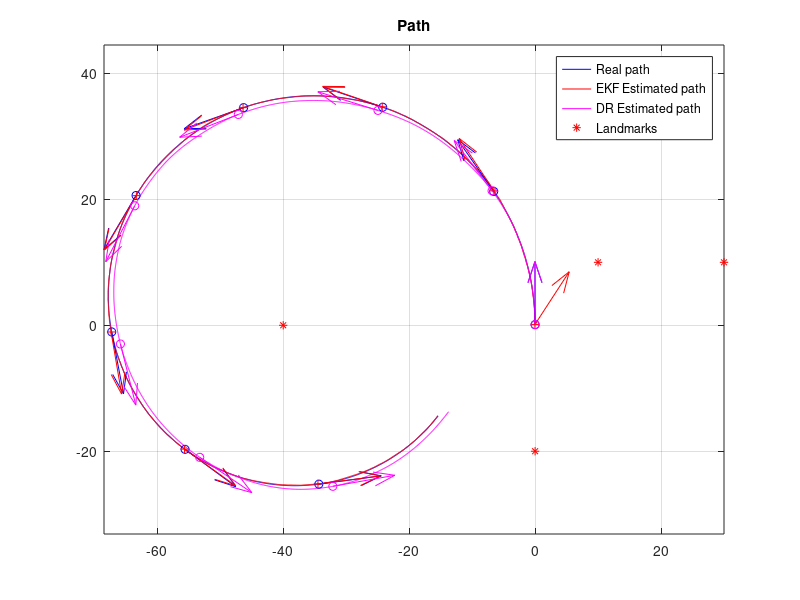
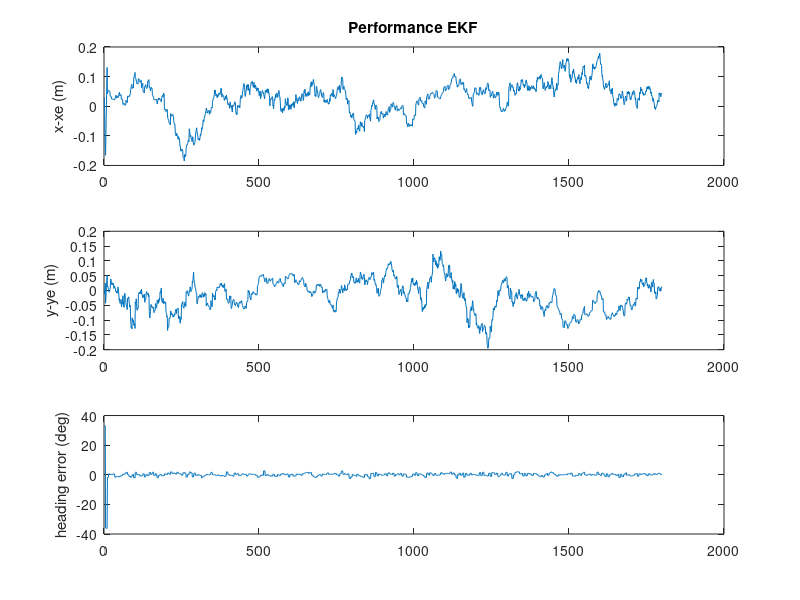
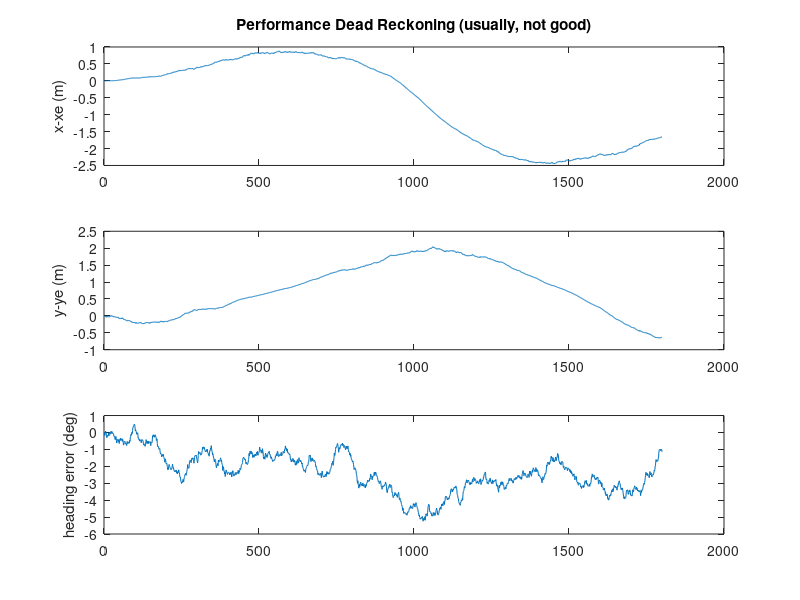

Source code (MATLAB) for these figures, in order:
%Author: <Satish Chandra Verma>
%Applying EKF for map-based robot localization

%Processing bearing (angle) observations
%Program: Solution for AAS, T1.2020, Project2.part 1 A
function main()
stdDevGyro = 2*pi/180 ;
stdDevSpeed = 0.15 ;   % We simulate a lot of error!  (very difficult case).
sdev_rangeMeasurement = 0.25 ;          % std. of noise in range measurements. 0.25m
Dt=0.05 ;                       % "sample time", 50ms
Li = 1800 ;                     % "experiment" duration, in iterations
DtObservations=0.250 ;          % laser "sample time" (for observations), 4Hz, approximately
n_usedLanmarks = 5 ;    %it must be : 0 < n_usedLanmarks <5, but you can modify the function "CreateSomeMap()" to extend it.
global NavigationMap;
NavigationMap = CreateSomeMap(n_usedLanmarks) ;  %creates a artificial map!
Xe = [ 0; 0;pi/2 ] ;
P = zeros(3,3) ;            % initial quality --> perfect (covariance =zero )
Xdr = [ 0; 0;pi/2 ] ;
Xreal_History= zeros(3,Li) ;
Xe_History= zeros(3,Li) ;
XeDR_History= zeros(3,Li) ;
Q = diag( [ (0.01)^2 ,(0.01)^2 , (1*pi/180)^2]) ;
time=0 ;
InitSimulation(stdDevSpeed,stdDevGyro,sdev_rangeMeasurement,DtObservations);
clc();
disp('Running full simulation, OFF line. Please wait...');
for i=1:Li     % loop
   % pause(0.01) ;
    time = time+Dt ;
    SimuPlatform(time,Dt);      % because NOW I do not have a real system, I simulate it.
    [Noisy_speed,Noisy_GyroZ]=GetProcessModelInputs();
    Xdr    = RunProcessModel(Xdr,Noisy_speed,Noisy_GyroZ,Dt) ;
    J = [ [1,0,-Dt*Noisy_speed*sin(Xe(3))  ]  ; [0,1,Dt*Noisy_speed*cos(Xe(3))] ;    [ 0,0,1 ] ] ;
    P = J*P*J'+Q ;
    Xe    = RunProcessModel(Xe,Noisy_speed,Noisy_GyroZ,Dt) ;
    [nDetectedLandmarks,MasuredRanges,measuredAngle,IDs]=GetObservationMeasurements();
    if nDetectedLandmarks>0     % any laser data and detected landmarks?
        for u=1:nDetectedLandmarks
            ID = IDs(u);            % landmark ID?    (in "real life", this is provided by the "data association")
            eDX = (NavigationMap.landmarks(ID,1)-Xe(1)) ;      % (xu-x)
            eDY = (NavigationMap.landmarks(ID,2)-Xe(2)) ;      % (yu-y)
            eDD = sqrt( eDX*eDX + eDY*eDY ) ; %   so : sqrt( (xu-x)^2+(yu-y)^2 )
            eDD2=eDX*eDX + eDY*eDY ;
            H1 = [  -eDX/eDD , -eDY/eDD , 0 ] ;   % Jacobian of h(X); size 1x3
            H2 =[  eDY/eDD2 , -eDX/eDD2 , -1 ] ;
            H=[H1;H2];
            ExpectedRange = eDD ;   % just a coincidence: we already calculated them for the Jacobian, so I reuse i                  % Evaluate residual (innovation)  "Y-h(Xe)"

              angle_e=eDY./eDX;
              phi_02=Xe(3);
              exp_angle= atan(angle_e)-phi_02+pi/2;
            z1  = MasuredRanges(u) - ExpectedRange ;
            z2= measuredAngle(u) -exp_angle;
            z=[z1;z2];
            R1 = sdev_rangeMeasurement*sdev_rangeMeasurement*4 ;
            R2= stdDevGyro*stdDevGyro*0.45;
            R=[R1 0; 0 R2];
            S = R + H*P*H' ;
            iS=inv(S);                 % iS = inv(S) ;   % in this case S is 1x1 so inv(S) is just 1/S
            K = P*H'*iS ;           % Kalman gain
            Xe = Xe+K*z ;       % update the  expected value
            P = P-K*H*P ;       % update the Covariance % i.e. "P = P-P*H'*iS*H*P"  )
        end
    end
     Xreal_History(:,i) = GetCurrentSimulatedState() ;
     Xe_History(:,i)    = Xe ;
     XeDR_History(:,i)  = Xdr ;
end                           % end of while loop
fprintf('Done. Showing results, now..\n');
SomePlots(Xreal_History,Xe_History,XeDR_History,NavigationMap) ;
return ;
function Xnext=RunProcessModel(X,speed,GyroZ,dt)
    Xnext = X + dt*[ speed*cos(X(3)) ;  speed*sin(X(3)) ; GyroZ ] ;
return ;
function [ranges,angle,IDs] = GetMeasurementsFomNearbyLandmarks(X,map) %Changes made here

    if map.nLandmarks>0
        dx= map.landmarks(:,1) - X(1) ;
        dy= map.landmarks(:,2) - X(2) ;
        ranges = sqrt((dx.*dx + dy.*dy)) ;
        angle1=dy./dx;
        phi=X(3);
        angle= atan(angle1)-phi+pi/2;
        IDs = [1:map.nLandmarks];
    else
        IDs=[];ranges=[];angle=[];
    end
return ;%
function [speed,GyroZ] = SimuControl(X,t)
    speed = 2 ;                                         % cruise speed, 2m/s  ( v ~ 7km/h)
    GyroZ = 3*pi/180 + sin(0.1*2*pi*t/50)*.02 ;         % some crazy driver moving the steering wheel...
return ;
function map = CreateSomeMap(n_used)
    n_used = max(0,min(4,n_used));      % accepts no less than 1, no more than 4.
    landmarks = [  [ -40,0 ];[ -0,-20 ];[ 10,10 ] ;[ 30,10 ]  ] ;
    map.landmarks = landmarks(1:n_used,:) ;
    map.nLandmarks = n_used ;
return ;
function InitSimulation(stdDevSpeed,stdDevGyro,sdev_rangeMeasurement,DtObservations)
    global ContextSimulation;
    ContextSimulation.Xreal = [ 0; 0;pi/2 ] ;     % [x;y;phi]
    ContextSimulation.stdDevSpeed = stdDevSpeed;
    ContextSimulation.stdDevGyro = stdDevGyro;
    ContextSimulation.Xreal = [0;0;pi/2];
    ContextSimulation.speed=0;
    ContextSimulation.GyroZ=0;
    ContextSimulation.sdev_rangeMeasurement=sdev_rangeMeasurement;
    ContextSimulation.DtObservations=DtObservations;
    ContextSimulation.timeForNextObservation= 0;
    ContextSimulation.CurrSimulatedTime=0;
return;
function [Noisy_speed,Noisy_GyroZ]=GetProcessModelInputs()
    global ContextSimulation;
    Noisy_speed =ContextSimulation.speed+ContextSimulation.stdDevSpeed*randn(1) ;
    Noisy_GyroZ =ContextSimulation.GyroZ+ContextSimulation.stdDevGyro*randn(1);
return;
function  SimuPlatform(time,Dt)
    global ContextSimulation;
    [ContextSimulation.speed,ContextSimulation.GyroZ] = SimuControl(ContextSimulation.Xreal,time) ;      % read kinematic model inputs, ideal ones
    ContextSimulation.Xreal = RunProcessModel(ContextSimulation.Xreal,ContextSimulation.speed,ContextSimulation.GyroZ,Dt) ;
    ContextSimulation.CurrSimulatedTime = ContextSimulation.CurrSimulatedTime+Dt;
return;
function [nDetectedLandmarks,MasuredRanges,measuredAngle,IDs]=GetObservationMeasurements(map)
    global ContextSimulation NavigationMap;
    if ContextSimulation.CurrSimulatedTime<ContextSimulation.timeForNextObservation
        nDetectedLandmarks=0;
        MasuredRanges=[];
        measuredAngle=[];
        IDs=[];
        return ;
    end
    ContextSimulation.timeForNextObservation = ContextSimulation.timeForNextObservation+ContextSimulation.DtObservations;
        [RealRanges,angle,IDs] = GetMeasurementsFomNearbyLandmarks(ContextSimulation.Xreal,NavigationMap) ;
        nDetectedLandmarks = length(RealRanges) ;
        if (nDetectedLandmarks<1)       % no detected landmarks...
            MasuredRanges=[];   IDs=[];  measuredAngle=[];  return ;
        end
        noiseInMeasurements= ContextSimulation.sdev_rangeMeasurement*randn(size(RealRanges));
        noiseInangle= ContextSimulation.stdDevGyro*randn(size(angle));
        MasuredRanges = RealRanges +  noiseInMeasurements ;
        measuredAngle=angle+noiseInangle;

 return;
    function X=GetCurrentSimulatedState()
        global ContextSimulation;
        X=ContextSimulation.Xreal;
     return;
% --- This is JUST for ploting the results
function SomePlots(Xreal_History,Xe_History,Xdr_History,map)
figure(2) ; clf ; hold on ;
plot(Xreal_History(1,:),Xreal_History(2,:),'b') ;
plot(Xe_History(1,:),Xe_History(2,:),'r') ;
plot(Xdr_History(1,:),Xdr_History(2,:),'m') ;
if (map.nLandmarks>0),
    plot(map.landmarks(:,1),map.landmarks(:,2),'*r') ;
    legend({'Real path','EKF Estimated path','DR Estimated path','Landmarks'});
else
    legend({'Real path','EKF Estimated path','DR Estimated path'});
end
ii = [1:225:length(Xe_History(1,:))] ;
m=10;
quiver(Xreal_History(1,ii),Xreal_History(2,ii),m*cos(Xreal_History(3,ii)),m*sin(Xreal_History(3,ii)),'b','AutoScale','off','Marker','o' ) ;
quiver(Xe_History(1,ii),Xe_History(2,ii),m*cos(Xe_History(3,ii)),m*sin(Xe_History(3,ii)),'r','AutoScale','off','Marker','+') ;
quiver(Xdr_History(1,ii),Xdr_History(2,ii),m*cos(Xdr_History(3,ii)),m*sin(Xdr_History(3,ii)),'m','AutoScale','off','Marker','o' ) ;
axis equal ;
title('Path') ;
zoom on ; grid on; box on;
% --------- plot errors between EKF estimates and the real values
figure(3) ; clf ;
Xe=Xe_History;
subplot(311) ; plot(Xreal_History(1,:)-Xe(1,:)) ;ylabel('x-xe (m)') ;
title('Performance EKF') ;
subplot(312) ; plot(Xreal_History(2,:)-Xe(2,:)) ;ylabel('y-ye (m)') ;
subplot(313) ; plot(180/pi*(Xreal_History(3,:)-Xe(3,:))) ;ylabel('heading error (deg)') ;
figure(4) ; clf ;
Xe=Xdr_History;
subplot(311) ; plot(Xreal_History(1,:)-Xe(1,:)) ;ylabel('x-xe (m)') ;
title('Performance Dead Reckoning (usually, not good)') ;
subplot(312) ; plot(Xreal_History(2,:)-Xe(2,:)) ;ylabel('y-ye (m)') ;
subplot(313) ; plot(180/pi*(Xreal_History(3,:)-Xe(3,:))) ;ylabel('heading error (deg)') ;
Xe=[];
return ;
% -------------------------------------------------------------------------


% -------------------------------------------------------------------------
